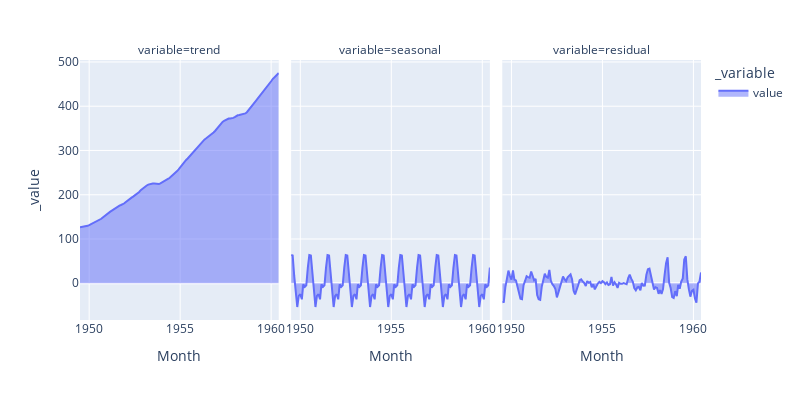

Notebook code cell kept with this figure:
### Code cell
px.area(dff, x=dff.index, y=['value'], facet_col='variable', width=800, height=400)

### Figure 1 — Plotly figure (JSON) as saved in the notebook; plotly's stock layout.template omitted (floating-point values rounded to 4 significant figures; data arrays with more than 128 entries replaced by an {"elided": "..."} marker saying what was removed)
{"data": [{"fillpattern": {"shape": ""}, "hovertemplate": "_variable=value<br>variable=trend<br>Month=%{x}<br>_value=%{y}<extra></extra>", "legendgroup": "value", "line": {"color": "#636efa"}, "marker": {"symbol": "circle"}, "mode": "lines", "name": "value", "orientation": "v", "showlegend": true, "stackgroup": "1", "type": "scatter", "x": {"elided": "132 str values"}, "xaxis": "x", "y": {"elided": "132 float values"}, "yaxis": "y"}, {"fillpattern": {"shape": ""}, "hovertemplate": "_variable=value<br>variable=seasonal<br>Month=%{x}<br>_value=%{y}<extra></extra>", "legendgroup": "value", "line": {"color": "#636efa"}, "marker": {"symbol": "circle"}, "mode": "lines", "name": "value", "orientation": "v", "showlegend": false, "stackgroup": "1", "type": "scatter", "x": {"elided": "132 str values"}, "xaxis": "x2", "y": {"elided": "132 float values"}, "yaxis": "y2"}, {"fillpattern": {"shape": ""}, "hovertemplate": "_variable=value<br>variable=residual<br>Month=%{x}<br>_value=%{y}<extra></extra>", "legendgroup": "value", "line": {"color": "#636efa"}, "marker": {"symbol": "circle"}, "mode": "lines", "name": "value", "orientation": "v", "showlegend": false, "stackgroup": "1", "type": "scatter", "x": {"elided": "132 str values"}, "xaxis": "x3", "y": {"elided": "132 float values"}, "yaxis": "y3"}], "layout": {"annotations": [{"font": {}, "showarrow": false, "text": "variable=trend", "x": 0.16, "xanchor": "center", "xref": "paper", "y": 1, "yanchor": "bottom", "yref": "paper"}, {"font": {}, "showarrow": false, "text": "variable=seasonal", "x": 0.5, "xanchor": "center", "xref": "paper", "y": 1, "yanchor": "bottom", "yref": "paper"}, {"font": {}, "showarrow": false, "text": "variable=residual", "x": 0.84, "xanchor": "center", "xref": "paper", "y": 1, "yanchor": "bottom", "yref": "paper"}], "height": 400, "legend": {"title": {"text": "_variable"}, "tracegroupgap": 0}, "margin": {"t": 60}, "width": 800, "xaxis": {"anchor": "y", "domain": [0, 0.32], "title": {"text": "Month"}}, "xaxis2": {"anchor": "y2", "domain": [0.34, 0.66], "matches": "x", "title": {"text": "Month"}}, "xaxis3": {"anchor": "y3", "domain": [0.68, 1.0], "matches": "x", "title": {"text": "Month"}}, "yaxis": {"anchor": "x", "domain": [0, 1], "title": {"text": "_value"}}, "yaxis2": {"anchor": "x2", "domain": [0, 1], "matches": "y", "showticklabels": false}, "yaxis3": {"anchor": "x3", "domain": [0, 1], "matches": "y", "showticklabels": false}}}
